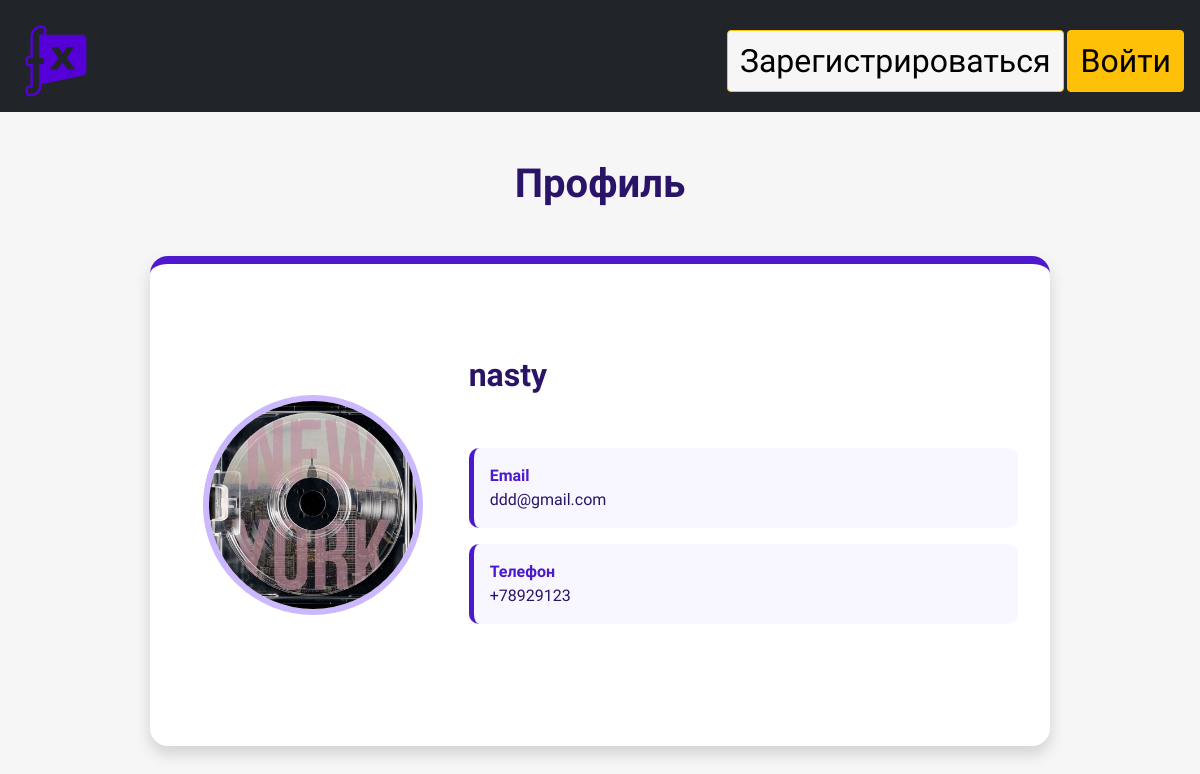
The page /profile/2 on the database its author committed.
### data/user.py (models this page shows, shortened)
class Users(SqlAlchemyBase, UserMixin, SerializerMixin):  # модель для работы с таблицей users
    __tablename__ = 'users'
    id = sqlalchemy.Column(sqlalchemy.Integer,
                           primary_key=True, autoincrement=True)
    login = sqlalchemy.Column(sqlalchemy.String, nullable=True, unique=True)
    email = sqlalchemy.Column(sqlalchemy.String,
                              index=True, unique=True, nullable=True)
    photo = sqlalchemy.Column(sqlalchemy.String, nullable=True)
    phone_number = sqlalchemy.Column(sqlalchemy.String, nullable=True)
    hashed_password = sqlalchemy.Column(sqlalchemy.String, nullable=True)
    created_date = sqlalchemy.Column(sqlalchemy.DateTime,
                                     default=datetime.datetime.now)

### main.py (the view)
@app.route('/profile/<int:id>')  # обработчик профиля пользователя
def profile(id):
    session = db_session.create_session()
    user = session.query(Users).filter(Users.id == id).first()
    photo = session.query(Users).all()
    return render_template('profile.html', title='Профиль', user=user, photos=photo,
                           css1=url_for('static', filename='css/style_profile.css'))

### data/db_session.py (called while the page is built)
def create_session() -> Session:
    global __factory
    return __factory()

### templates/profile.html (shortened to what this page needs)
{% extends "base.html" %}
{% block styles %}
<link rel="stylesheet"
      href="{{ url_for('static', filename='css/style_profile.css') }}">
{% endblock %}
{% block content %}
<div class="container py-5">
    <h1 class="text-center profile-title mb-5">
        Профиль
    </h1>
    <div class="profile-card mx-auto shadow">
        <div class="row align-items-center g-4">
            <div class="col-md-4 text-center">
                <img
                    class="profile-image"
                    src="/{{ user.photo }}"
                    alt="Фото профиля">
            </div>
            <div class="col-md-8">
                <h2 class="username">
                    {{ user.login }}
                </h2>
                <div class="profile-info mt-4">
                    <div class="info-item">
                        <strong>Email</strong><br>
                        {{ user.email }}
                    </div>
                    <div class="info-item">
                        <strong>Телефон</strong><br>
                        +{{ user.phone_number }}
                    </div>
                </div>
            </div>
        </div>
    </div>
</div>
{% endblock %}

### static/css/style.css (style rules this page uses)
* { box-sizing: border-box; }
:root { --back-color: #f6f6f6; }
body { margin: 0; background-color: #F6F6F6; font-family: 'Golos Text', sans-serif; }
div { padding: 30px 0 }

### static/css/style_profile.css (style rules this page uses)
.profile-title { color:#2A1468; font-weight:700; }
.profile-card { max-width:900px; background:white; border-radius:18px; border-top:8px solid #4D19CC; padding:2rem; }
.profile-image { width:220px; height:220px; object-fit:cover; border-radius:50%; border:6px solid #CBB8FF; background:white; }
.username { color:#2A1468; font-weight:700; }
.profile-info { display:flex; flex-direction:column; gap:1rem; }
.info-item { background:#F8F6FF; border-left:5px solid #4D19CC; border-radius:10px; padding:1rem; color:#2A1468; }
.info-item strong { color:#4D19CC; }

### rows shown on the page
Users: photo (picture), login "nasty", email "ddd@gmail.com", phone_number "78929123"
